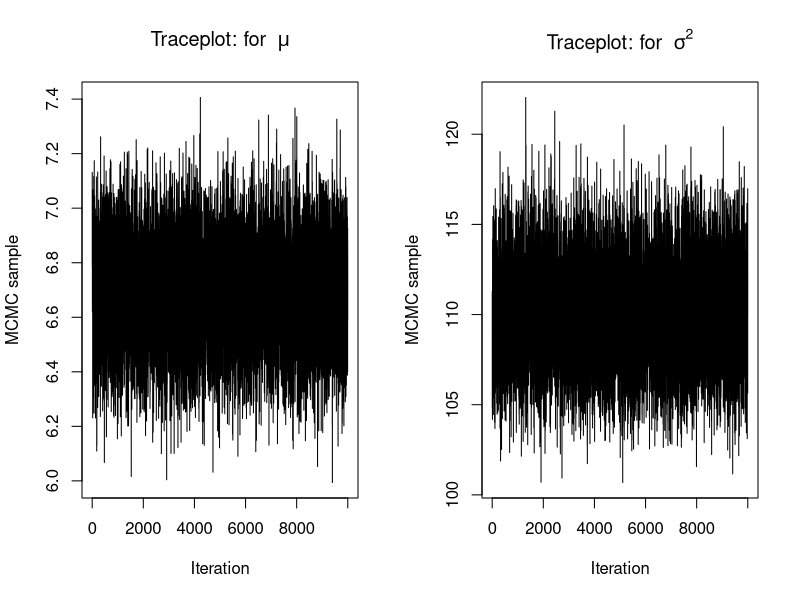

This figure's R source: (Note: this script raises an error after producing the figure.)
## ---- chunk 1
knitr::opts_chunk$set(echo = TRUE)
## ---- chunk 2
library(dplyr)
votes <- read.csv("data/County_Election_08_16.csv")
votes <- select(votes, fips, area_name, state_abbreviation, 
                total_2012, gop_2012, total_2016, gop_2016)
## ---- chunk 3
library(dplyr)
votes <- mutate(
  votes, 
  gop_pct_2016 = gop_2016 / total_2016,
  gop_pct_2012 = gop_2012 / total_2012,
  pct_change   = 100 * (gop_pct_2016 / gop_pct_2012 - 1)
)
## ---- chunk 4
# Data
y <- na.omit(votes$pct_change)
n <- length(y)

# Prior specification
mu0 <- 0
s20 <- 1000
a   <- 0.1
b   <- 0.1

# Initial parameter values
mu <- mean(y)
s2 <- var(y)


# Create empty S x p matrix for MCMC draws
S                    <- 10000
mcmc.draws           <- matrix(NA, nrow = S, ncol = 2)
colnames(mcmc.draws) <- c("mu", "sigma2")
## ---- chunk 5
for(i in 1:S) {
  
  # sample from mu | s2, y
  A   <- sum(y) / s2 + mu0 / s20
  B   <- n / s2 + 1 / s20
  mu  <- rnorm(1, A/B, 1/sqrt(B))
  
  # sample from se | mu, y
  shape  <- n / 2 + a
  scale  <- (sum((y - mu)^2) / 2)  + b
  s2     <- MCMCpack::rinvgamma(1, shape, scale)
  
  # Store the draws
  mcmc.draws[i, ] <- c(mu, s2)
}
## ---- chunk 6
par(mfrow = c(1,2))
plot(x = 1:S, y = mcmc.draws[,"mu"], xlab = "Iteration", ylab = "MCMC sample", type = "l", main = bquote("Traceplot: for " ~ mu))

plot(1:S, mcmc.draws[,"sigma2"], xlab = "Iteration", ylab = "MCMC sample", type = "l", main = bquote("Traceplot: for " ~ sigma^2))
## ---- chunk 7
knitr::include_graphics("figs/15-converge-longer.png")
## ---- chunk 8
knitr::include_graphics("figs/15-converge-short.png")
## ---- chunk 9
knitr::include_graphics("figs/15-no-converge.png")
## ---- chunk 10
knitr::include_graphics("figs/15-questionable-converge.png")
## ---- chunk 11
# Removing the first 100 samples
mcmc.draws <- mcmc.draws[-c(1:100),]
